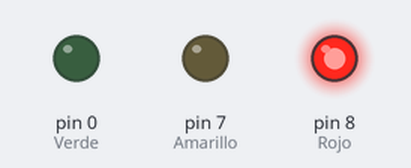
The sketch below on a simulated Arduino Uno, built with avr-gcc and run on an emulated ATmega328P. On the bench: output pins drawn as LEDs (lit = HIGH).

Above: at 1.5 s.
At 3.5 s:
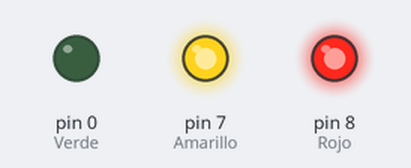
At 5.5 s:
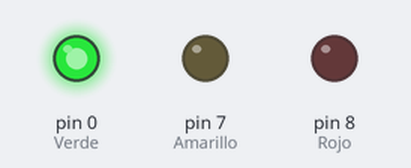
Timing chart, 0 to 9.1 s (numbered marks = the images above):
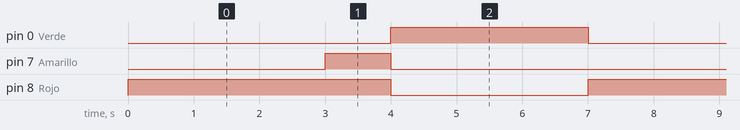

The sketch:

SEMAFORO.ino
```cpp
void setup() {
  pinMode(8, OUTPUT);   // Rojo
  pinMode(7, OUTPUT);   // Amarillo
  pinMode(0, OUTPUT);   // Verde

  // Inicialmente todos apagados
  digitalWrite(8, LOW);
  digitalWrite(7, LOW);
  digitalWrite(0, LOW);
}

void loop() {
  // Rojo encendido 3 segundos
  digitalWrite(8, HIGH);
  delay(3000);

  // Amarillo se suma al rojo (ambos encendidos) por 1 segundo
  digitalWrite(7, HIGH);
  delay(1000);

  // Verde se enciende y los otros se apagan → 3 segundos
  digitalWrite(8, LOW);
  digitalWrite(7, LOW);
  digitalWrite(0, HIGH);
  delay(3000);

  // Apagar verde para reiniciar ciclo
  digitalWrite(0, LOW);
}
```

Measured:
- by itself, pin 0 (Verde): alternates HIGH for 3.0 s and LOW for 4.0 s
- by itself, pin 7 (Amarillo): alternates HIGH for 1.0 s and LOW for 6.0 s
- by itself, pin 8 (Rojo): alternates HIGH for 4.0 s and LOW for 3.0 s
